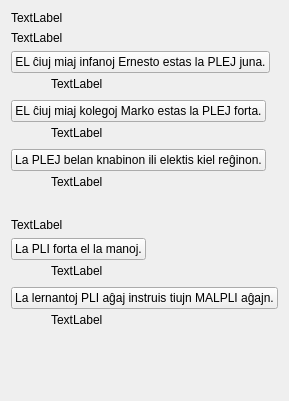
     <widget class="QWidget" name="tab_20">
      <attribute name="icon">
       <iconset resource="ikonoj.qrc">
        <normaloff>:/ikonoj/leciono.png</normaloff>:/ikonoj/leciono.png</iconset>
      </attribute>
      <attribute name="title">
       <string>2</string>
      </attribute>
      <layout class="QVBoxLayout" name="verticalLayout_303" stretch="0,0,0,0,0,1,0,0,0,3">
       <item>
        <widget class="titolo" name="Lec08_Label148">
         <property name="text">
          <string>TextLabel</string>
         </property>
        </widget>
       </item>
       <item>
        <widget class="QLabel" name="Lec08_Label149">
         <property name="text">
          <string>TextLabel</string>
         </property>
         <property name="wordWrap">
          <bool>true</bool>
         </property>
        </widget>
       </item>
       <item>
        <layout class="QVBoxLayout" name="verticalLayout_298">
         <property name="spacing">
          <number>1</number>
         </property>
         <item>
          <widget class="neklakebla" name="Lec08_Button100">
           <property name="sizePolicy">
            <sizepolicy hsizetype="Maximum" vsizetype="Fixed">
             <horstretch>0</horstretch>
             <verstretch>0</verstretch>
            </sizepolicy>
           </property>
           <property name="text">
            <string>EL ĉiuj miaj infanoj Ernesto estas la PLEJ juna.</string>
           </property>
          </widget>
         </item>
         <item>
          <layout class="QHBoxLayout" name="horizontalLayout_499">
           <item>
            <spacer name="horizontalSpacer_37">
             <property name="orientation">
              <enum>Qt::Horizontal</enum>
             </property>
             <property name="sizeType">
              <enum>QSizePolicy::Fixed</enum>
             </property>
             <property name="sizeHint" stdset="0">
              <size>
               <width>40</width>
               <height>20</height>
              </size>
             </property>
            </spacer>
           </item>
           <item>
            <widget class="QLabel" name="Lec08_Label143">
             <property name="text">
              <string>TextLabel</string>
             </property>
             <property name="wordWrap">
              <bool>true</bool>
             </property>
            </widget>
           </item>
          </layout>
         </item>
        </layout>
       </item>
       <item>
        <layout class="QVBoxLayout" name="verticalLayout_299">
         <property name="spacing">
          <number>1</number>
         </property>
         <item>
          <widget class="neklakebla" name="Lec08_Button101">
           <property name="sizePolicy">
            <sizepolicy hsizetype="Maximum" vsizetype="Fixed">
             <horstretch>0</horstretch>
             <verstretch>0</verstretch>
            </sizepolicy>
           </property>
           <property name="text">
            <string>EL ĉiuj miaj kolegoj Marko estas la PLEJ forta.</string>
           </property>
          </widget>
         </item>
         <item>
          <layout class="QHBoxLayout" name="horizontalLayout_500">
           <item>
            <spacer name="horizontalSpacer_38">
             <property name="orientation">
              <enum>Qt::Horizontal</enum>
             </property>
             <property name="sizeType">
              <enum>QSizePolicy::Fixed</enum>
             </property>
             <property name="sizeHint" stdset="0">
              <size>
               <width>40</width>
               <height>20</height>
              </size>
             </property>
            </spacer>
           </item>
           <item>
            <widget class="QLabel" name="Lec08_Label144">
             <property name="text">
              <string>TextLabel</string>
             </property>
             <property name="wordWrap">
              <bool>true</bool>
             </property>
            </widget>
           </item>
          </layout>
         </item>
        </layout>
       </item>
       <item>
        <layout class="QVBoxLayout" name="verticalLayout_300">
         <property name="spacing">
          <number>1</number>
         </property>
         <item>
          <widget class="neklakebla" name="Lec08_Button102">
           <property name="sizePolicy">
            <sizepolicy hsizetype="Maximum" vsizetype="Fixed">
             <horstretch>0</horstretch>
             <verstretch>0</verstretch>
            </sizepolicy>
           </property>
           <property name="text">
            <string>La PLEJ belan knabinon ili elektis kiel reĝinon.</string>
           </property>
          </widget>
         </item>
         <item>
          <layout class="QHBoxLayout" name="horizontalLayout_501">
           <item>
            <spacer name="horizontalSpacer_39">
             <property name="orientation">
              <enum>Qt::Horizontal</enum>
             </property>
             <property name="sizeType">
              <enum>QSizePolicy::Fixed</enum>
             </property>
             <property name="sizeHint" stdset="0">
              <size>
               <width>40</width>
               <height>20</height>
              </size>
             </property>
            </spacer>
           </item>
           <item>
            <widget class="QLabel" name="Lec08_Label145">
             <property name="text">
              <string>TextLabel</string>
             </property>
             <property name="wordWrap">
              <bool>true</bool>
             </property>
            </widget>
           </item>
          </layout>
         </item>
        </layout>
       </item>
       <item>
        <spacer name="verticalSpacer_4">
         <property name="orientation">
          <enum>Qt::Vertical</enum>
         </property>
         <property name="sizeHint" stdset="0">
          <size>
           <width>20</width>
           <height>40</height>
          </size>
         </property>
        </spacer>
       </item>
       <item>
        <widget class="QLabel" name="Lec08_Label141">
         <property name="text">
          <string>TextLabel</string>
         </property>
         <property name="wordWrap">
          <bool>true</bool>
         </property>
        </widget>
       </item>
       <item>
        <layout class="QVBoxLayout" name="verticalLayout_301">
         <property name="spacing">
          <number>1</number>
         </property>
         <item>
          <widget class="neklakebla" name="Lec08_Button103">
           <property name="sizePolicy">
            <sizepolicy hsizetype="Maximum" vsizetype="Fixed">
             <horstretch>0</horstretch>
             <verstretch>0</verstretch>
            </sizepolicy>
           </property>
           <property name="text">
            <string>La PLI forta el la manoj.</string>
           </property>
          </widget>
         </item>
         <item>
          <layout class="QHBoxLayout" name="horizontalLayout_502">
           <item>
            <spacer name="horizontalSpacer_40">
             <property name="orientation">
              <enum>Qt::Horizontal</enum>
             </property>
             <property name="sizeType">
              <enum>QSizePolicy::Fixed</enum>
             </property>
             <property name="sizeHint" stdset="0">
              <size>
               <width>40</width>
               <height>20</height>
              </size>
             </property>
            </spacer>
           </item>
           <item>
            <widget class="QLabel" name="Lec08_Label146">
             <property name="text">
              <string>TextLabel</string>
             </property>
             <property name="wordWrap">
              <bool>true</bool>
             </property>
            </widget>
           </item>
          </layout>
         </item>
        </layout>
       </item>
       <item>
        <layout class="QVBoxLayout" name="verticalLayout_302">
         <property name="spacing">
          <number>1</number>
         </property>
         <item>
          <widget class="neklakebla" name="Lec08_Button104">
           <property name="sizePolicy">
            <sizepolicy hsizetype="Maximum" vsizetype="Fixed">
             <horstretch>0</horstretch>
             <verstretch>0</verstretch>
            </sizepolicy>
           </property>
           <property name="text">
            <string>La lernantoj PLI aĝaj instruis tiujn MALPLI aĝajn.</string>
           </property>
          </widget>
         </item>
         <item>
          <layout class="QHBoxLayout" name="horizontalLayout_503">
           <item>
            <spacer name="horizontalSpacer_41">
             <property name="orientation">
              <enum>Qt::Horizontal</enum>
             </property>
             <property name="sizeType">
              <enum>QSizePolicy::Fixed</enum>
             </property>
             <property name="sizeHint" stdset="0">
              <size>
               <width>40</width>
               <height>20</height>
              </size>
             </property>
            </spacer>
           </item>
           <item>
            <widget class="QLabel" name="Lec08_Label147">
             <property name="text">
              <string>TextLabel</string>
             </property>
             <property name="wordWrap">
              <bool>true</bool>
             </property>
            </widget>
           </item>
          </layout>
         </item>
        </layout>
       </item>
       <item>
        <spacer name="verticalSpacer_5">
         <property name="orientation">
          <enum>Qt::Vertical</enum>
         </property>
         <property name="sizeHint" stdset="0">
          <size>
           <width>20</width>
           <height>40</height>
          </size>
         </property>
        </spacer>
       </item>
      </layout>
     </widget>
